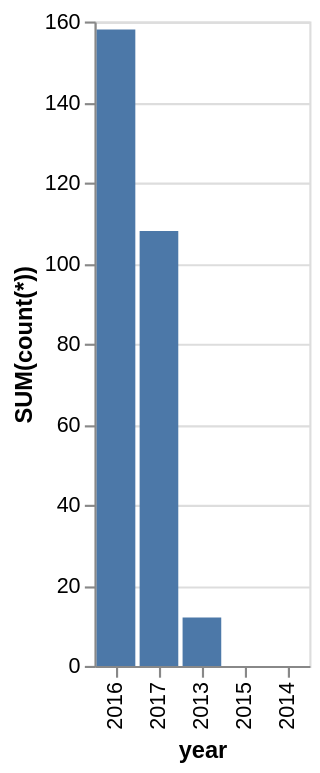

Write a Vega-Lite specification for this figure.
### Vega-Lite specification from a JSON file in a GitHub repository (floating-point values rounded to 4 significant figures)
{"data": {"values": [{"x_data": "2016", "y_data": 158}, {"x_data": "2017", "y_data": 108}, {"x_data": "2013", "y_data": 12}, {"x_data": "2015", "y_data": 0}, {"x_data": "2014", "y_data": 0}]}, "mark": "bar", "encoding": {"x": {"field": "x_data", "type": "nominal", "title": "year", "sort": {"op": "sum", "field": "y_data", "order": "descending"}}, "y": {"field": "y_data", "type": "quantitative", "title": "SUM(count(*))"}}}
